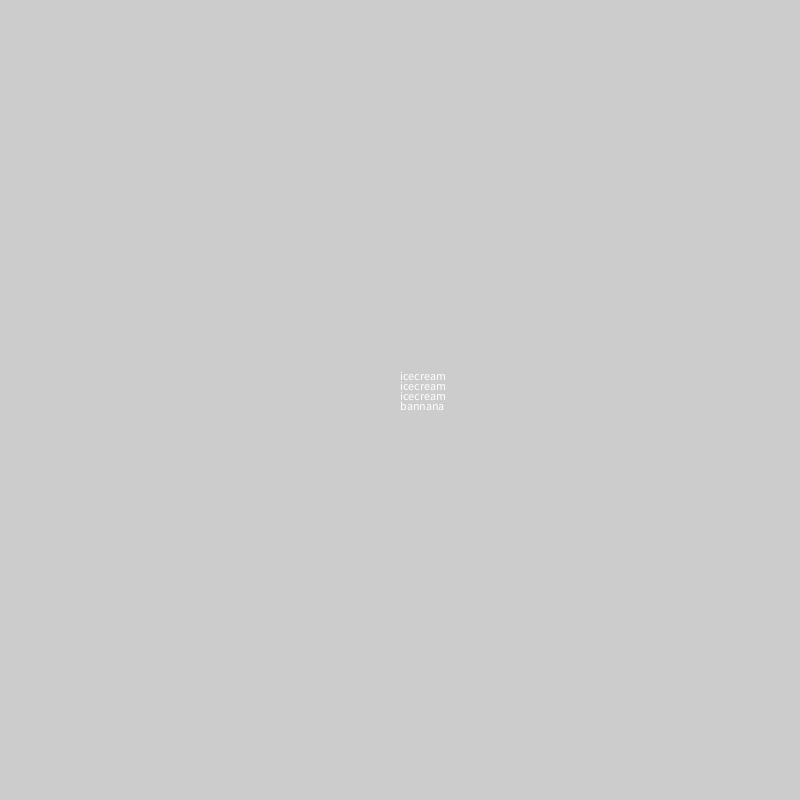
Frame 1 (no input)
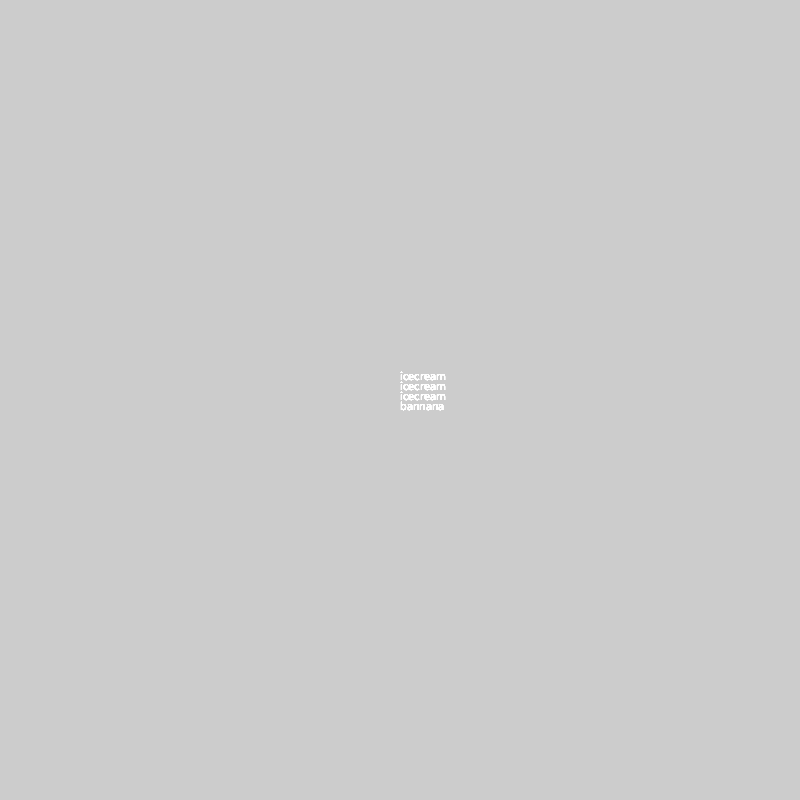
Frame 60 (the mouse pressed at the canvas centre just before this capture)
Frame 120 (the mouse held since frame 60 and released just before this capture): identical to frame 60, image omitted

The Processing sketch that drew these frames (run headless with seeded random() and noise(); from frame 60 on, the mouse is pressed at the canvas centre):

// Processing sketch: banana_split
// ── banana_split.pde
void setup (){
size (800,800);

  
  
}
void draw(){
  int currentIC =0;
  int icCount =2;
  int y=400;
  
  for(currentIC=0; currentIC <= icCount; currentIC +=1 ) {
   text("icecream", 400, y);
   y-=10;
  }
 
  
 
   text("bannana", 400,410);
   
  }
